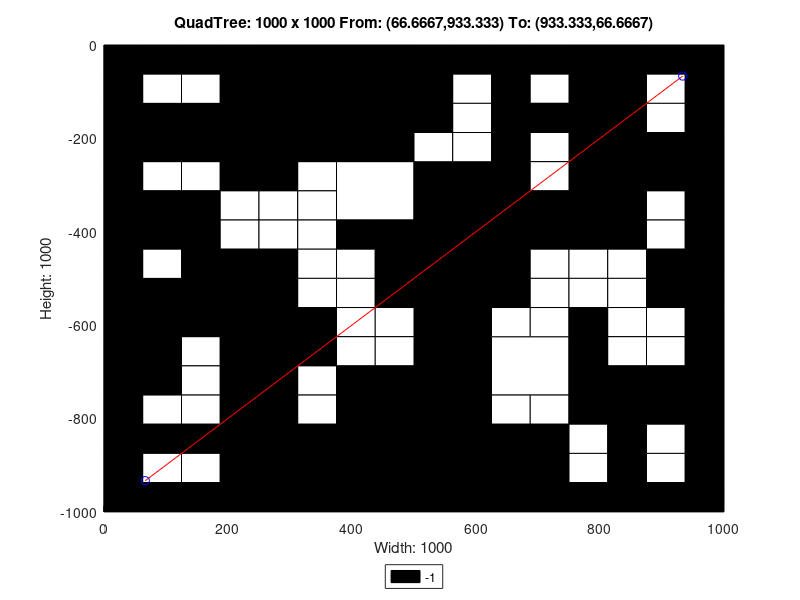

This figure's MATLAB source:
axis([0 1000 -1000 0]);
title('QuadTree: 1000 x 1000 From: (66.6667,933.333) To: (933.333,66.6667)');
xlabel('Width: 1000');
ylabel('Height: 1000');
rectangle('Position',[250 -250 250 250], 'FaceColor',[0 0 0]);
rectangle('Position',[0 -250 125 125], 'FaceColor',[0 0 0]);
rectangle('Position',[125 -250 125 125], 'FaceColor',[0 0 0]);
rectangle('Position',[375 -375 125 125], 'FaceColor',[1 1 1]);
rectangle('Position',[750 -125 125 125], 'FaceColor',[0 0 0]);
rectangle('Position',[750 -250 125 125], 'FaceColor',[0 0 0]);
rectangle('Position',[500 -375 125 125], 'FaceColor',[0 0 0]);
rectangle('Position',[500 -500 125 125], 'FaceColor',[0 0 0]);
rectangle('Position',[750 -375 125 125], 'FaceColor',[0 0 0]);
rectangle('Position',[0 -625 125 125], 'FaceColor',[0 0 0]);
rectangle('Position',[125 -625 125 125], 'FaceColor',[0 0 0]);
rectangle('Position',[0 -750 125 125], 'FaceColor',[0 0 0]);
rectangle('Position',[375 -875 125 125], 'FaceColor',[0 0 0]);
rectangle('Position',[250 -1000 125 125], 'FaceColor',[0 0 0]);
rectangle('Position',[375 -1000 125 125], 'FaceColor',[0 0 0]);
rectangle('Position',[500 -625 125 125], 'FaceColor',[0 0 0]);
rectangle('Position',[500 -750 125 125], 'FaceColor',[0 0 0]);
rectangle('Position',[625 -750 125 125], 'FaceColor',[1 1 1]);
rectangle('Position',[500 -875 125 125], 'FaceColor',[0 0 0]);
rectangle('Position',[500 -1000 125 125], 'FaceColor',[0 0 0]);
rectangle('Position',[625 -1000 125 125], 'FaceColor',[0 0 0]);
rectangle('Position',[0 -62.5 62.5 62.5], 'FaceColor',[0 0 0]);
rectangle('Position',[62.5 -62.5 62.5 62.5], 'FaceColor',[0 0 0]);
rectangle('Position',[0 -125 62.5 62.5], 'FaceColor',[0 0 0]);
rectangle('Position',[62.5 -125 62.5 62.5], 'FaceColor',[1 1 1]);
rectangle('Position',[125 -62.5 62.5 62.5], 'FaceColor',[0 0 0]);
rectangle('Position',[187.5 -62.5 62.5 62.5], 'FaceColor',[0 0 0]);
rectangle('Position',[125 -125 62.5 62.5], 'FaceColor',[1 1 1]);
rectangle('Position',[187.5 -125 62.5 62.5], 'FaceColor',[0 0 0]);
rectangle('Position',[0 -312.5 62.5 62.5], 'FaceColor',[0 0 0]);
rectangle('Position',[62.5 -312.5 62.5 62.5], 'FaceColor',[1 1 1]);
rectangle('Position',[0 -375 62.5 62.5], 'FaceColor',[0 0 0]);
rectangle('Position',[62.5 -375 62.5 62.5], 'FaceColor',[0 0 0]);
rectangle('Position',[125 -312.5 62.5 62.5], 'FaceColor',[1 1 1]);
rectangle('Position',[187.5 -312.5 62.5 62.5], 'FaceColor',[0 0 0]);
rectangle('Position',[125 -375 62.5 62.5], 'FaceColor',[0 0 0]);
rectangle('Position',[187.5 -375 62.5 62.5], 'FaceColor',[1 1 1]);
rectangle('Position',[0 -437.5 62.5 62.5], 'FaceColor',[0 0 0]);
rectangle('Position',[62.5 -437.5 62.5 62.5], 'FaceColor',[0 0 0]);
rectangle('Position',[0 -500 62.5 62.5], 'FaceColor',[0 0 0]);
rectangle('Position',[62.5 -500 62.5 62.5], 'FaceColor',[1 1 1]);
rectangle('Position',[125 -437.5 62.5 62.5], 'FaceColor',[0 0 0]);
rectangle('Position',[187.5 -437.5 62.5 62.5], 'FaceColor',[1 1 1]);
rectangle('Position',[125 -500 62.5 62.5], 'FaceColor',[0 0 0]);
rectangle('Position',[187.5 -500 62.5 62.5], 'FaceColor',[0 0 0]);
rectangle('Position',[250 -312.5 62.5 62.5], 'FaceColor',[0 0 0]);
rectangle('Position',[312.5 -312.5 62.5 62.5], 'FaceColor',[1 1 1]);
rectangle('Position',[250 -375 62.5 62.5], 'FaceColor',[1 1 1]);
rectangle('Position',[312.5 -375 62.5 62.5], 'FaceColor',[1 1 1]);
rectangle('Position',[250 -437.5 62.5 62.5], 'FaceColor',[1 1 1]);
rectangle('Position',[312.5 -437.5 62.5 62.5], 'FaceColor',[1 1 1]);
rectangle('Position',[250 -500 62.5 62.5], 'FaceColor',[0 0 0]);
rectangle('Position',[312.5 -500 62.5 62.5], 'FaceColor',[1 1 1]);
rectangle('Position',[375 -437.5 62.5 62.5], 'FaceColor',[0 0 0]);
rectangle('Position',[437.5 -437.5 62.5 62.5], 'FaceColor',[0 0 0]);
rectangle('Position',[375 -500 62.5 62.5], 'FaceColor',[1 1 1]);
rectangle('Position',[437.5 -500 62.5 62.5], 'FaceColor',[0 0 0]);
rectangle('Position',[500 -62.5 62.5 62.5], 'FaceColor',[0 0 0]);
rectangle('Position',[562.5 -62.5 62.5 62.5], 'FaceColor',[0 0 0]);
rectangle('Position',[500 -125 62.5 62.5], 'FaceColor',[0 0 0]);
rectangle('Position',[562.5 -125 62.5 62.5], 'FaceColor',[1 1 1]);
rectangle('Position',[625 -62.5 62.5 62.5], 'FaceColor',[0 0 0]);
rectangle('Position',[687.5 -62.5 62.5 62.5], 'FaceColor',[0 0 0]);
rectangle('Position',[625 -125 62.5 62.5], 'FaceColor',[0 0 0]);
rectangle('Position',[687.5 -125 62.5 62.5], 'FaceColor',[1 1 1]);
rectangle('Position',[500 -187.5 62.5 62.5], 'FaceColor',[0 0 0]);
rectangle('Position',[562.5 -187.5 62.5 62.5], 'FaceColor',[1 1 1]);
rectangle('Position',[500 -250 62.5 62.5], 'FaceColor',[1 1 1]);
rectangle('Position',[562.5 -250 62.5 62.5], 'FaceColor',[1 1 1]);
rectangle('Position',[625 -187.5 62.5 62.5], 'FaceColor',[0 0 0]);
rectangle('Position',[687.5 -187.5 62.5 62.5], 'FaceColor',[0 0 0]);
rectangle('Position',[625 -250 62.5 62.5], 'FaceColor',[0 0 0]);
rectangle('Position',[687.5 -250 62.5 62.5], 'FaceColor',[1 1 1]);
rectangle('Position',[875 -62.5 62.5 62.5], 'FaceColor',[0 0 0]);
rectangle('Position',[937.5 -62.5 62.5 62.5], 'FaceColor',[0 0 0]);
rectangle('Position',[875 -125 62.5 62.5], 'FaceColor',[1 1 1]);
rectangle('Position',[937.5 -125 62.5 62.5], 'FaceColor',[0 0 0]);
rectangle('Position',[875 -187.5 62.5 62.5], 'FaceColor',[1 1 1]);
rectangle('Position',[937.5 -187.5 62.5 62.5], 'FaceColor',[0 0 0]);
rectangle('Position',[875 -250 62.5 62.5], 'FaceColor',[0 0 0]);
rectangle('Position',[937.5 -250 62.5 62.5], 'FaceColor',[0 0 0]);
rectangle('Position',[625 -312.5 62.5 62.5], 'FaceColor',[0 0 0]);
rectangle('Position',[687.5 -312.5 62.5 62.5], 'FaceColor',[1 1 1]);
rectangle('Position',[625 -375 62.5 62.5], 'FaceColor',[0 0 0]);
rectangle('Position',[687.5 -375 62.5 62.5], 'FaceColor',[0 0 0]);
rectangle('Position',[625 -437.5 62.5 62.5], 'FaceColor',[0 0 0]);
rectangle('Position',[687.5 -437.5 62.5 62.5], 'FaceColor',[0 0 0]);
rectangle('Position',[625 -500 62.5 62.5], 'FaceColor',[0 0 0]);
rectangle('Position',[687.5 -500 62.5 62.5], 'FaceColor',[1 1 1]);
rectangle('Position',[875 -312.5 62.5 62.5], 'FaceColor',[0 0 0]);
rectangle('Position',[937.5 -312.5 62.5 62.5], 'FaceColor',[0 0 0]);
rectangle('Position',[875 -375 62.5 62.5], 'FaceColor',[1 1 1]);
rectangle('Position',[937.5 -375 62.5 62.5], 'FaceColor',[0 0 0]);
rectangle('Position',[750 -437.5 62.5 62.5], 'FaceColor',[0 0 0]);
rectangle('Position',[812.5 -437.5 62.5 62.5], 'FaceColor',[0 0 0]);
rectangle('Position',[750 -500 62.5 62.5], 'FaceColor',[1 1 1]);
rectangle('Position',[812.5 -500 62.5 62.5], 'FaceColor',[1 1 1]);
rectangle('Position',[875 -437.5 62.5 62.5], 'FaceColor',[1 1 1]);
rectangle('Position',[937.5 -437.5 62.5 62.5], 'FaceColor',[0 0 0]);
rectangle('Position',[875 -500 62.5 62.5], 'FaceColor',[0 0 0]);
rectangle('Position',[937.5 -500 62.5 62.5], 'FaceColor',[0 0 0]);
rectangle('Position',[125 -687.5 62.5 62.5], 'FaceColor',[1 1 1]);
rectangle('Position',[187.5 -687.5 62.5 62.5], 'FaceColor',[0 0 0]);
rectangle('Position',[125 -750 62.5 62.5], 'FaceColor',[1 1 1]);
rectangle('Position',[187.5 -750 62.5 62.5], 'FaceColor',[0 0 0]);
rectangle('Position',[250 -562.5 62.5 62.5], 'FaceColor',[0 0 0]);
rectangle('Position',[312.5 -562.5 62.5 62.5], 'FaceColor',[1 1 1]);
rectangle('Position',[250 -625 62.5 62.5], 'FaceColor',[0 0 0]);
rectangle('Position',[312.5 -625 62.5 62.5], 'FaceColor',[0 0 0]);
rectangle('Position',[375 -562.5 62.5 62.5], 'FaceColor',[1 1 1]);
rectangle('Position',[437.5 -562.5 62.5 62.5], 'FaceColor',[0 0 0]);
rectangle('Position',[375 -625 62.5 62.5], 'FaceColor',[1 1 1]);
rectangle('Position',[437.5 -625 62.5 62.5], 'FaceColor',[1 1 1]);
rectangle('Position',[250 -687.5 62.5 62.5], 'FaceColor',[0 0 0]);
rectangle('Position',[312.5 -687.5 62.5 62.5], 'FaceColor',[0 0 0]);
rectangle('Position',[250 -750 62.5 62.5], 'FaceColor',[0 0 0]);
rectangle('Position',[312.5 -750 62.5 62.5], 'FaceColor',[1 1 1]);
rectangle('Position',[375 -687.5 62.5 62.5], 'FaceColor',[1 1 1]);
rectangle('Position',[437.5 -687.5 62.5 62.5], 'FaceColor',[1 1 1]);
rectangle('Position',[375 -750 62.5 62.5], 'FaceColor',[0 0 0]);
rectangle('Position',[437.5 -750 62.5 62.5], 'FaceColor',[0 0 0]);
rectangle('Position',[0 -812.5 62.5 62.5], 'FaceColor',[0 0 0]);
rectangle('Position',[62.5 -812.5 62.5 62.5], 'FaceColor',[1 1 1]);
rectangle('Position',[0 -875 62.5 62.5], 'FaceColor',[0 0 0]);
rectangle('Position',[62.5 -875 62.5 62.5], 'FaceColor',[0 0 0]);
rectangle('Position',[125 -812.5 62.5 62.5], 'FaceColor',[1 1 1]);
rectangle('Position',[187.5 -812.5 62.5 62.5], 'FaceColor',[0 0 0]);
rectangle('Position',[125 -875 62.5 62.5], 'FaceColor',[0 0 0]);
rectangle('Position',[187.5 -875 62.5 62.5], 'FaceColor',[0 0 0]);
rectangle('Position',[0 -937.5 62.5 62.5], 'FaceColor',[0 0 0]);
rectangle('Position',[62.5 -937.5 62.5 62.5], 'FaceColor',[1 1 1]);
rectangle('Position',[0 -1000 62.5 62.5], 'FaceColor',[0 0 0]);
rectangle('Position',[62.5 -1000 62.5 62.5], 'FaceColor',[0 0 0]);
rectangle('Position',[125 -937.5 62.5 62.5], 'FaceColor',[1 1 1]);
rectangle('Position',[187.5 -937.5 62.5 62.5], 'FaceColor',[0 0 0]);
rectangle('Position',[125 -1000 62.5 62.5], 'FaceColor',[0 0 0]);
rectangle('Position',[187.5 -1000 62.5 62.5], 'FaceColor',[0 0 0]);
rectangle('Position',[250 -812.5 62.5 62.5], 'FaceColor',[0 0 0]);
rectangle('Position',[312.5 -812.5 62.5 62.5], 'FaceColor',[1 1 1]);
rectangle('Position',[250 -875 62.5 62.5], 'FaceColor',[0 0 0]);
rectangle('Position',[312.5 -875 62.5 62.5], 'FaceColor',[0 0 0]);
rectangle('Position',[625 -562.5 62.5 62.5], 'FaceColor',[0 0 0]);
rectangle('Position',[687.5 -562.5 62.5 62.5], 'FaceColor',[1 1 1]);
rectangle('Position',[625 -625 62.5 62.5], 'FaceColor',[1 1 1]);
rectangle('Position',[687.5 -625 62.5 62.5], 'FaceColor',[1 1 1]);
rectangle('Position',[750 -562.5 62.5 62.5], 'FaceColor',[1 1 1]);
rectangle('Position',[812.5 -562.5 62.5 62.5], 'FaceColor',[1 1 1]);
rectangle('Position',[750 -625 62.5 62.5], 'FaceColor',[0 0 0]);
rectangle('Position',[812.5 -625 62.5 62.5], 'FaceColor',[1 1 1]);
rectangle('Position',[875 -562.5 62.5 62.5], 'FaceColor',[0 0 0]);
rectangle('Position',[937.5 -562.5 62.5 62.5], 'FaceColor',[0 0 0]);
rectangle('Position',[875 -625 62.5 62.5], 'FaceColor',[1 1 1]);
rectangle('Position',[937.5 -625 62.5 62.5], 'FaceColor',[0 0 0]);
rectangle('Position',[750 -687.5 62.5 62.5], 'FaceColor',[0 0 0]);
rectangle('Position',[812.5 -687.5 62.5 62.5], 'FaceColor',[1 1 1]);
rectangle('Position',[750 -750 62.5 62.5], 'FaceColor',[0 0 0]);
rectangle('Position',[812.5 -750 62.5 62.5], 'FaceColor',[0 0 0]);
rectangle('Position',[875 -687.5 62.5 62.5], 'FaceColor',[1 1 1]);
rectangle('Position',[937.5 -687.5 62.5 62.5], 'FaceColor',[0 0 0]);
rectangle('Position',[875 -750 62.5 62.5], 'FaceColor',[0 0 0]);
rectangle('Position',[937.5 -750 62.5 62.5], 'FaceColor',[0 0 0]);
rectangle('Position',[625 -812.5 62.5 62.5], 'FaceColor',[1 1 1]);
rectangle('Position',[687.5 -812.5 62.5 62.5], 'FaceColor',[1 1 1]);
rectangle('Position',[625 -875 62.5 62.5], 'FaceColor',[0 0 0]);
rectangle('Position',[687.5 -875 62.5 62.5], 'FaceColor',[0 0 0]);
rectangle('Position',[750 -812.5 62.5 62.5], 'FaceColor',[0 0 0]);
rectangle('Position',[812.5 -812.5 62.5 62.5], 'FaceColor',[0 0 0]);
rectangle('Position',[750 -875 62.5 62.5], 'FaceColor',[1 1 1]);
rectangle('Position',[812.5 -875 62.5 62.5], 'FaceColor',[0 0 0]);
rectangle('Position',[875 -812.5 62.5 62.5], 'FaceColor',[0 0 0]);
rectangle('Position',[937.5 -812.5 62.5 62.5], 'FaceColor',[0 0 0]);
rectangle('Position',[875 -875 62.5 62.5], 'FaceColor',[1 1 1]);
rectangle('Position',[937.5 -875 62.5 62.5], 'FaceColor',[0 0 0]);
rectangle('Position',[750 -937.5 62.5 62.5], 'FaceColor',[1 1 1]);
rectangle('Position',[812.5 -937.5 62.5 62.5], 'FaceColor',[0 0 0]);
rectangle('Position',[750 -1000 62.5 62.5], 'FaceColor',[0 0 0]);
rectangle('Position',[812.5 -1000 62.5 62.5], 'FaceColor',[0 0 0]);
rectangle('Position',[875 -937.5 62.5 62.5], 'FaceColor',[1 1 1]);
rectangle('Position',[937.5 -937.5 62.5 62.5], 'FaceColor',[0 0 0]);
rectangle('Position',[875 -1000 62.5 62.5], 'FaceColor',[0 0 0]);
rectangle('Position',[937.5 -1000 62.5 62.5], 'FaceColor',[0 0 0]);
X=[933.333,66.6667];
Y=[-66.6667,-933.333];
hold on;
plot(X,Y,'r');
plot(X,Y,'bo');
legend('-1','Location','southoutside');
